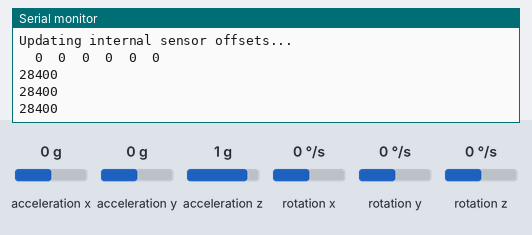
Simulated run of this sketch. Board: Arduino Uno, built with avr-gcc and run on an emulated ATmega328P. Parts: the last lines printed to the serial monitor. Inputs (shaded band) come from the test bench; at power-on: acceleration y 0 g, acceleration x 0 g, acceleration z 1 g, rotation x 0 °/s, rotation y 0 °/s, rotation z 0 °/s.

Above: at 1.2 s.
1.3 s: acceleration y set to -1.4 g
At 1.83 s:
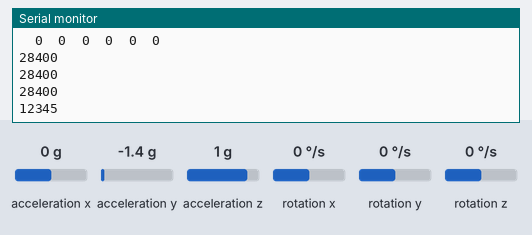
2.8 s: acceleration y set to -0.8 g
At 3.01 s:
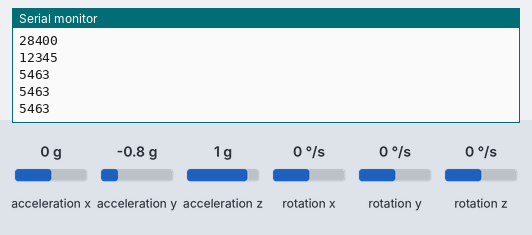
Timing chart, 0 to 5.8 s (numbered marks = the images above; inputs shaded):
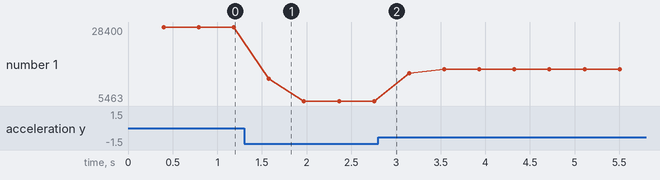

The sketch:

MPU6050_raw.ino
```cpp
/*
  MPU6050 Raw

  A code for obtaining raw data from the MPU6050 module with the option to
  modify the data output format.

  Find the full MPU6050 library documentation here:
  https://github.com/ElectronicCats/mpu6050/wiki
*/
#include "I2Cdev.h"
#include "MPU6050.h"

/* MPU6050 default I2C address is 0x68*/
MPU6050 mpu;
//MPU6050 mpu(0x69);         //Use for AD0 high
//MPU6050 mpu(0x68, &Wire1); //Use for AD0 low, but 2nd Wire (TWI/I2C) object.

/* OUTPUT FORMAT DEFINITION----------------------------------------------------------------------------------
- Use "OUTPUT_READABLE_ACCELGYRO" if you want to see a tab-separated list of the accel
X/Y/Z and gyro X/Y/Z values in decimal. Easy to read, but not so easy to parse, and slower over UART.

- Use "OUTPUT_BINARY_ACCELGYRO" to send all 6 axes of data as 16-bit binary, one right after the other.
As fast as possible without compression or data loss, easy to parse, but impossible to read for a human.
This output format is used as an output.
--------------------------------------------------------------------------------------------------------------*/
#define OUTPUT_READABLE_ACCELGYRO
//#define OUTPUT_BINARY_ACCELGYRO

int16_t ax, ay, az;
int16_t gx, gy, gz;
bool blinkState;

void setup() {
/*--Start I2C interface--*/
#if I2CDEV_IMPLEMENTATION == I2CDEV_ARDUINO_WIRE
  Wire.begin();
#elif I2CDEV_IMPLEMENTATION == I2CDEV_BUILTIN_FASTWIRE
  Fastwire::setup(400, true);
#endif

  Serial.begin(115200);  //Initializate Serial wo work well at 8MHz/16MHz

  /*Initialize device and check connection*/
  Serial.println("Initializing MPU...");
    mpu.initialize();
  Serial.println("Testing MPU6050 connection...");
  if (mpu.testConnection() == false) {
    Serial.println("MPU6050 connection failed");
    while (true)
      ;
  } else {
    Serial.println("MPU6050 connection successful");
  }

  /* Use the code below to change accel/gyro offset values. Use MPU6050_Zero to obtain the recommended offsets */
  Serial.println("Updating internal sensor offsets...\n");
  mpu.setXAccelOffset(0);  //Set your accelerometer offset for axis X
  mpu.setYAccelOffset(0);  //Set your accelerometer offset for axis Y
  mpu.setZAccelOffset(0);  //Set your accelerometer offset for axis Z
  mpu.setXGyroOffset(0);   //Set your gyro offset for axis X
  mpu.setYGyroOffset(0);   //Set your gyro offset for axis Y
  mpu.setZGyroOffset(0);   //Set your gyro offset for axis Z
  /*Print the defined offsets*/
  Serial.print("\t");
  Serial.print(mpu.getXAccelOffset());
  Serial.print("\t");
  Serial.print(mpu.getYAccelOffset());
  Serial.print("\t");
  Serial.print(mpu.getZAccelOffset());
  Serial.print("\t");
  Serial.print(mpu.getXGyroOffset());
  Serial.print("\t");
  Serial.print(mpu.getYGyroOffset());
  Serial.print("\t");
  Serial.print(mpu.getZGyroOffset());
  Serial.print("\n");

  /*Configure board LED pin for output*/
}

void loop() {
  /* Read raw accel/gyro data from the module. Other methods commented*/
  //mpu.getAcceleration(&ax, &ay, &az);
  //mpu.getRotation(&gx, &gy, &gz);
  long long datos = 0;

  for (int i = 0; i < 100; i++) {
    mpu.getMotion6(&ax, &ay, &az, &gx, &gy, &gz);

    datos += (ay);
  }
  datos /= 100;
  Serial.println(datos + 28400);
}
```

Measured:
- after the input at 1.3 s, the serial monitor: prints a new line after 0.28 s (image 1)
- plotted number 1: 28400 → 5463 after the input at 1.3 s, 5463 → 15293 after the input at 2.8 s
